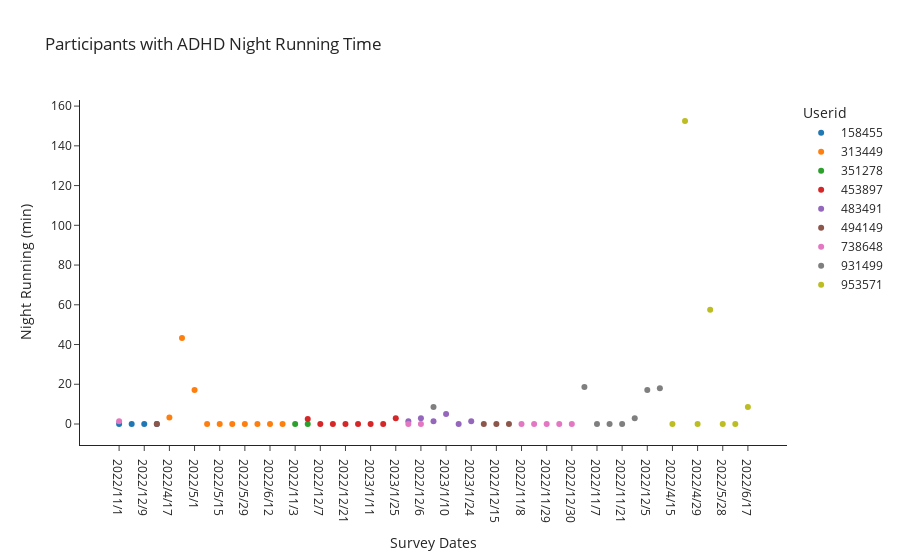

The code cell stored with this chart in its notebook:
### Code cell
fig = px.scatter(dfADHD, 
                 x = 'Survey Dates',
                 y = 'Running Night',
                 template = 'simple_white', 
                hover_name = 'Userid', 
                 color = 'Userid',
                 labels = {"Running Night": "Night Running (min)"},
                 title= "Participants with ADHD Night Running Time")

fig.show()

# fig.update_xaxes(tickangle = 30)

# fig.show()

### Figure 1 — Plotly figure (JSON) as saved in the notebook; plotly's stock layout.template omitted (floating-point values rounded to 4 significant figures)
{"data": [{"hovertemplate": "<b>%{hovertext}</b><br><br>Userid=158455<br>Survey Dates=%{x}<br>Night Running (min)=%{y}<extra></extra>", "hovertext": [158455, 158455, 158455, 158455], "legendgroup": "158455", "marker": {"color": "#1F77B4", "symbol": "circle"}, "mode": "markers", "name": "158455", "orientation": "v", "showlegend": true, "type": "scatter", "x": ["2022/11/1", "2022/11/11", "2022/12/9", "2022/12/22"], "xaxis": "x", "y": [0, 0, 0, 0], "yaxis": "y"}, {"hovertemplate": "<b>%{hovertext}</b><br><br>Userid=313449<br>Survey Dates=%{x}<br>Night Running (min)=%{y}<extra></extra>", "hovertext": [313449, 313449, 313449, 313449, 313449, 313449, 313449, 313449, 313449, 313449], "legendgroup": "313449", "marker": {"color": "#FF7F0E", "symbol": "circle"}, "mode": "markers", "name": "313449", "orientation": "v", "showlegend": true, "type": "scatter", "x": ["2022/4/17", "2022/4/24", "2022/5/1", "2022/5/8", "2022/5/15", "2022/5/22", "2022/5/29", "2022/6/5", "2022/6/12", "2022/6/19"], "xaxis": "x", "y": [3.333, 43.33, 17.14, 0, 0, 0, 0, 0, 0, 0], "yaxis": "y"}, {"hovertemplate": "<b>%{hovertext}</b><br><br>Userid=351278<br>Survey Dates=%{x}<br>Night Running (min)=%{y}<extra></extra>", "hovertext": [351278, 351278], "legendgroup": "351278", "marker": {"color": "#2CA02C", "symbol": "circle"}, "mode": "markers", "name": "351278", "orientation": "v", "showlegend": true, "type": "scatter", "x": ["2022/11/3", "2023/1/4"], "xaxis": "x", "y": [0, 0], "yaxis": "y"}, {"hovertemplate": "<b>%{hovertext}</b><br><br>Userid=453897<br>Survey Dates=%{x}<br>Night Running (min)=%{y}<extra></extra>", "hovertext": [453897, 453897, 453897, 453897, 453897, 453897, 453897, 453897], "legendgroup": "453897", "marker": {"color": "#D62728", "symbol": "circle"}, "mode": "markers", "name": "453897", "orientation": "v", "showlegend": true, "type": "scatter", "x": ["2022/12/7", "2022/12/14", "2022/12/21", "2022/12/28", "2023/1/4", "2023/1/11", "2023/1/18", "2023/1/25"], "xaxis": "x", "y": [0, 0, 0, 0, 2.5, 0, 0, 2.857], "yaxis": "y"}, {"hovertemplate": "<b>%{hovertext}</b><br><br>Userid=483491<br>Survey Dates=%{x}<br>Night Running (min)=%{y}<extra></extra>", "hovertext": [483491, 483491, 483491, 483491, 483491, 483491], "legendgroup": "483491", "marker": {"color": "#9467BD", "symbol": "circle"}, "mode": "markers", "name": "483491", "orientation": "v", "showlegend": true, "type": "scatter", "x": ["2022/11/22", "2022/12/6", "2022/12/13", "2023/1/10", "2023/1/17", "2023/1/24"], "xaxis": "x", "y": [1.429, 2.857, 1.429, 5, 0, 1.429], "yaxis": "y"}, {"hovertemplate": "<b>%{hovertext}</b><br><br>Userid=494149<br>Survey Dates=%{x}<br>Night Running (min)=%{y}<extra></extra>", "hovertext": [494149, 494149, 494149, 494149], "legendgroup": "494149", "marker": {"color": "#8C564B", "symbol": "circle"}, "mode": "markers", "name": "494149", "orientation": "v", "showlegend": true, "type": "scatter", "x": ["2022/11/24", "2022/12/15", "2022/12/22", "2023/1/20"], "xaxis": "x", "y": [0, 0, 0, 0], "yaxis": "y"}, {"hovertemplate": "<b>%{hovertext}</b><br><br>Userid=738648<br>Survey Dates=%{x}<br>Night Running (min)=%{y}<extra></extra>", "hovertext": [738648, 738648, 738648, 738648, 738648, 738648, 738648, 738648], "legendgroup": "738648", "marker": {"color": "#E377C2", "symbol": "circle"}, "mode": "markers", "name": "738648", "orientation": "v", "showlegend": true, "type": "scatter", "x": ["2022/11/1", "2022/11/8", "2022/11/15", "2022/11/22", "2022/11/29", "2022/12/6", "2022/12/20", "2022/12/30"], "xaxis": "x", "y": [1.429, 0, 0, 0, 0, 0, 0, 0], "yaxis": "y"}, {"hovertemplate": "<b>%{hovertext}</b><br><br>Userid=931499<br>Survey Dates=%{x}<br>Night Running (min)=%{y}<extra></extra>", "hovertext": [931499, 931499, 931499, 931499, 931499, 931499, 931499, 931499], "legendgroup": "931499", "marker": {"color": "#7F7F7F", "symbol": "circle"}, "mode": "markers", "name": "931499", "orientation": "v", "showlegend": true, "type": "scatter", "x": ["2022/10/31", "2022/11/7", "2022/11/14", "2022/11/21", "2022/11/28", "2022/12/5", "2022/12/13", "2022/12/26"], "xaxis": "x", "y": [18.57, 0, 0, 0, 2.857, 17.14, 8.571, 18], "yaxis": "y"}, {"hovertemplate": "<b>%{hovertext}</b><br><br>Userid=953571<br>Survey Dates=%{x}<br>Night Running (min)=%{y}<extra></extra>", "hovertext": [953571, 953571, 953571, 953571, 953571, 953571, 953571], "legendgroup": "953571", "marker": {"color": "#BCBD22", "symbol": "circle"}, "mode": "markers", "name": "953571", "orientation": "v", "showlegend": true, "type": "scatter", "x": ["2022/4/15", "2022/4/22", "2022/4/29", "2022/5/20", "2022/5/28", "2022/6/10", "2022/6/17"], "xaxis": "x", "y": [0, 152.5, 0, 57.5, 0, 0, 8.571], "yaxis": "y"}], "layout": {"legend": {"title": {"text": "Userid"}, "tracegroupgap": 0}, "title": {"text": "Participants with ADHD Night Running Time"}, "xaxis": {"anchor": "y", "domain": [0, 1], "title": {"text": "Survey Dates"}}, "yaxis": {"anchor": "x", "domain": [0, 1], "title": {"text": "Night Running (min)"}}}}
